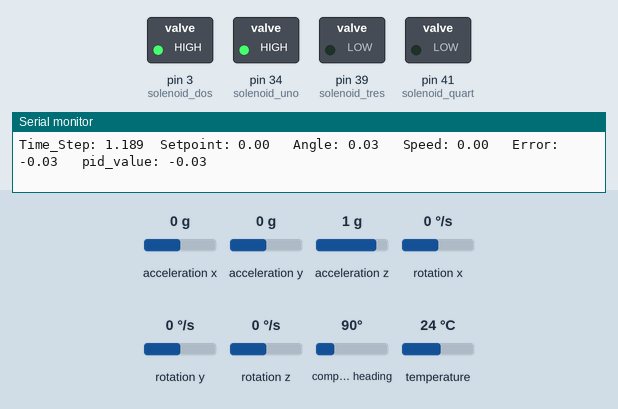
Recording of a program running on a simulated Teensy 4. On the bench: switched loads named in the program (green lamp = pin HIGH), the last lines printed to the serial monitor. The test bench sets the inputs (shaded band); at power-on: compass heading 90°, rotation z 0 °/s, acceleration x 0 g, acceleration y 0 g, acceleration z 1 g, rotation x 0 °/s, rotation y 0 °/s, temperature 24 °C.

Above: at 1.2 s.
1.3 s: compass heading set to 176°
4.3 s: compass heading set to 183°
At 5.1 s:
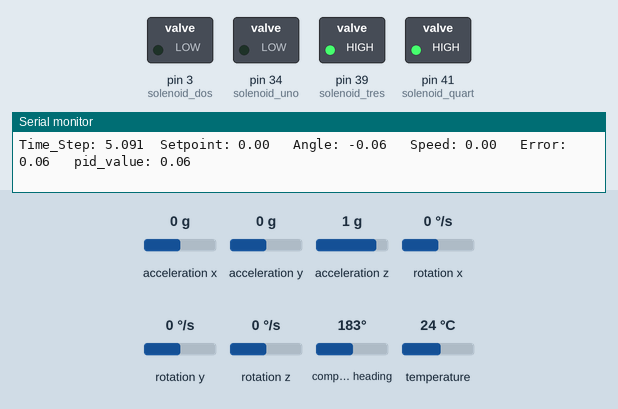
5.8 s: rotation z set to 100 °/s
7.6 s: rotation z set to -54 °/s
10.6 s: rotation z set to -63 °/s
12.3 s: rotation z set to -2 °/s
13.8 s: rotation z set to 1 °/s
At 14.7 s:
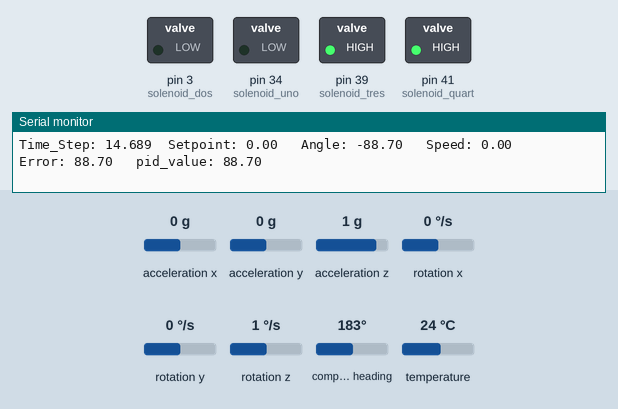
Timing chart, 0 to 16.3 s (numbered marks = the images above; inputs shaded):
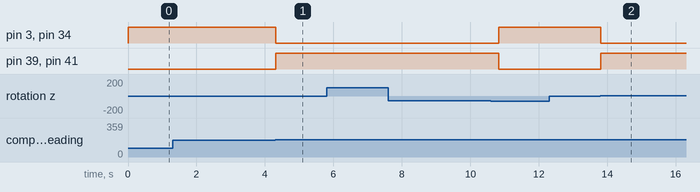

Measured:
- the behaviour switches between 180 and 181° on compass heading (found by bisection; images 0 and 1)
- after the input at 4.3 s, pin 3 (solenoid_dos), pin 34 (solenoid_uno): HIGH → LOW at once; pin 39 (solenoid_tres), pin 41 (solenoid_quart): LOW → HIGH at once
- after the input at 13.8 s, pin 3 (solenoid_dos), pin 34 (solenoid_uno): HIGH → LOW at once; pin 39 (solenoid_tres), pin 41 (solenoid_quart): LOW → HIGH at once

The program:

main.cpp
```cpp
#include <Arduino.h>
#include <MPU9250.h>
#include <math.h>

//Sensor Defining
MPU9250 IMU(Wire, 0x68);
int status;

////////// Variables //////////
// Accelerometer
double xaccel = 0, yaccel = 0, zaccel = 0;
// Gyroscope
double roll_rate = 0, pitch_rate = 0, yaw_rate = 0;
double roll_angle = 0, pitch_angle = 0, yaw_angle = 0;
// Magnometer
double xmag = 0, ymag = 0, zmag = 0;
// Temperature
double temp;

//time
double dt = 0, old_millis = 0, curr_time = 0, prev_time = 0;

/////////////// Filters ///////////////////
//Complimentary Filter Setup
double accel_roll_angle = 0, accel_pitch_angle = 0, accel_yaw_angle;
double mag_yaw_angle = 0;
double comp_roll_angle = 0, comp_pitch_angle = 0, comp_yaw_angle = 0;

//bias
double bias_roll_rate, bias_pitch_rate, bias_yaw_rate;

///////////////// PID Controller /////////////////////
//Solenoid Initialization
#define SOLENOID_OFF LOW
#define SOLENOID_ON HIGH

uint8_t solenoid_uno = 34, solenoid_dos = 3, solenoid_tres = 39, solenoid_quart = 41;
double old_yaw_angle;

//PID Gain
int kP = 1;
int kI = 0.1;
int kD = 0.01;

//error
double cumulative_error = 0; //for I term
double previous_error = 0; // for D term


double pid(double comp_yaw_angle) ;
void update_control(double new_yaw_angle, double old_yaw_angle, double dt);
void datalogger();


void setup() {
  Serial.begin(115200);

  pinMode(solenoid_uno, OUTPUT);
  pinMode(solenoid_dos, OUTPUT);
  pinMode(solenoid_tres, OUTPUT);
  pinMode(solenoid_quart, OUTPUT);

    while(!Serial) {}

  // start communication with IMU
  status = IMU.begin();
  if (status < 0) {
    Serial.println("IMU initialization unsuccessful");
    Serial.println("Check IMU wiring or try cycling power");
    Serial.print("Status: ");
    Serial.println(status);
    while(1) {}
  }
  // setting the accelerometer full scale range to +/-8G
  IMU.setAccelRange(MPU9250::ACCEL_RANGE_8G);
  // setting the gyroscope full scale range to +/-500 deg/s
  IMU.setGyroRange(MPU9250::GYRO_RANGE_500DPS);
  // setting DLPF bandwidth to 20 Hz
  IMU.setDlpfBandwidth(MPU9250::DLPF_BANDWIDTH_20HZ);
  // setting SRD to 19 for a 50 Hz update rate
  IMU.setSrd(50);
}

void loop() {
  /////////  Time Portion  //////////
  curr_time = millis();
  dt = (curr_time - prev_time)/1000;

  /////////  IMU Reading Portion  //////////

  //Bias Reading
  bias_roll_rate = IMU.getGyroBiasX_rads();
  bias_pitch_rate = IMU.getGyroBiasY_rads();
  bias_yaw_rate = IMU.getGyroBiasZ_rads();


  //Measurement Reading
  IMU.readSensor();
  xaccel = IMU.getAccelX_mss();
  yaccel = IMU.getAccelY_mss();
  yaccel = IMU.getAccelY_mss();
  roll_rate = IMU.getGyroX_rads();
  pitch_rate = IMU.getGyroY_rads();
  yaw_rate = IMU.getGyroZ_rads();
  xmag = IMU.getMagX_uT();
  ymag = IMU.getMagY_uT();
  zmag = IMU.getMagZ_uT();
  temp = IMU.getTemperature_C();


  /////////  Math Portion  //////////
  roll_angle += ((roll_rate * RAD_TO_DEG) * dt);
  pitch_angle += ((pitch_rate * RAD_TO_DEG) * dt);
  yaw_angle += ((yaw_rate * RAD_TO_DEG) * dt);

  accel_roll_angle = atan2(-xaccel, sqrt(pow(yaccel,2) + pow(zaccel,2)))*(180/PI);
  accel_pitch_angle = atan2(yaccel, sqrt(pow(xaccel,2) + pow(zaccel,2)))*(180/PI);
  accel_yaw_angle = atan2((sqrt(pow(xaccel,2)+pow(yaccel,2))),zaccel)*(180/PI);

   mag_yaw_angle = atan2(ymag,xmag);

  //Complimentary Filter
  double alpha = 0.98;
  comp_roll_angle = alpha * (roll_angle + roll_rate * dt) + (1 - alpha) * accel_roll_angle;
  comp_pitch_angle = alpha * (pitch_angle + pitch_rate * dt) + (1 - alpha) * accel_pitch_angle;
  comp_yaw_angle = alpha * (yaw_angle + yaw_rate * dt) + (1 - alpha) * mag_yaw_angle;


  if (comp_yaw_angle <= 5){
    double new_yaw_angle = pid(comp_yaw_angle);
    update_control(new_yaw_angle, old_yaw_angle, dt);
    old_yaw_angle = new_yaw_angle;
  }

  /////////  Printing Portion  //////////
  Serial.print("Time_Step: ");
  Serial.print(curr_time/1000, 3);
  Serial.print("\t");
  /*
  //Complimentary Filter
  Serial.print(" Roll_Angle (C): ");
  Serial.print(comp_roll_angle,6);
  Serial.print("\t");
  Serial.print(" Pitch_Angle (C): ");
  Serial.print(comp_pitch_angle,6);
  Serial.print("\t");
  Serial.print(" Yaw_Angle (C): ");
  Serial.print(comp_yaw_angle,6);
  Serial.print("\t");
  Serial.print("Yaw_Angle_Bias: ");
  Serial.println(bias_yaw_rate);
  */
  /*
  //Normal
  Serial.print(" Roll_Angle (N): ");
  Serial.print(roll_angle,6);
  Serial.print("\t");
  Serial.print(" Pitch_Angle (N): ");
  Serial.print(pitch_angle,6);
  Serial.print("\t");
  Serial.print(" Yaw_Angle (N): ");
  Serial.print(yaw_angle,6);
  Serial.print("\t");*/
  /*
  Serial.print("\t");
  Serial.print(" Roll_Rate: ");
  Serial.print(roll_rate,6);
  Serial.print("\t");
  Serial.print(" Pitch_Rate: ");
  Serial.print(pitch_rate,6);
  Serial.print("\t");
  Serial.print(" Yaw_Rate: ");
  Serial.println(yaw_rate,6);
  Serial.print("\t");
  Serial.print(" Temp: ");
  Serial.println(int_temp,6);
  */

  prev_time = curr_time;
}

void update_control(double new_yaw_angle, double old_yaw_angle, double dt){

  if (comp_yaw_angle > old_yaw_angle) {
    for (double pos = old_yaw_angle; pos <= new_yaw_angle; pos += 1){
      digitalWrite(solenoid_uno, HIGH);
      digitalWrite(solenoid_dos, HIGH);
      digitalWrite(solenoid_tres, LOW);
      digitalWrite(solenoid_quart, LOW);
    }
  }
  if (comp_yaw_angle < old_yaw_angle) {
    for (double pos = old_yaw_angle; pos >= new_yaw_angle; pos -= 1){
      digitalWrite(solenoid_tres, HIGH);
      digitalWrite(solenoid_quart, HIGH);
      digitalWrite(solenoid_uno, LOW);
      digitalWrite(solenoid_dos, LOW);
    }
  }
}

double pid(double comp_yaw_angle) {

  double setpoint = 0;
  double error = setpoint-comp_yaw_angle;
  double p_value = error*kP;
  double i_value = cumulative_error*kI;
  double d_value = (error-previous_error)*kD;

  double pid_value = p_value+i_value+d_value;

    Serial.print("Setpoint: ");
  Serial.print(setpoint);
  Serial.print("\t");

  Serial.print(" Angle: ");
  Serial.print(comp_yaw_angle);
  Serial.print("\t");

  Serial.print(" Speed: ");
  Serial.print(roll_rate);
  Serial.print("\t");

  Serial.print(" Error: ");
  Serial.print(error);
  Serial.print("\t");

  Serial.print(" pid_value: ");
  Serial.print(pid_value);
  Serial.println();

  cumulative_error += error;
  previous_error = error;

  double new_yaw_angle = map(pid_value, -360, 360, 0, 360);

  if (new_yaw_angle > 360){
    new_yaw_angle = 360;
  }

  if (new_yaw_angle < 0){
    new_yaw_angle = 0;
  }

  return pid_value;
}
```
